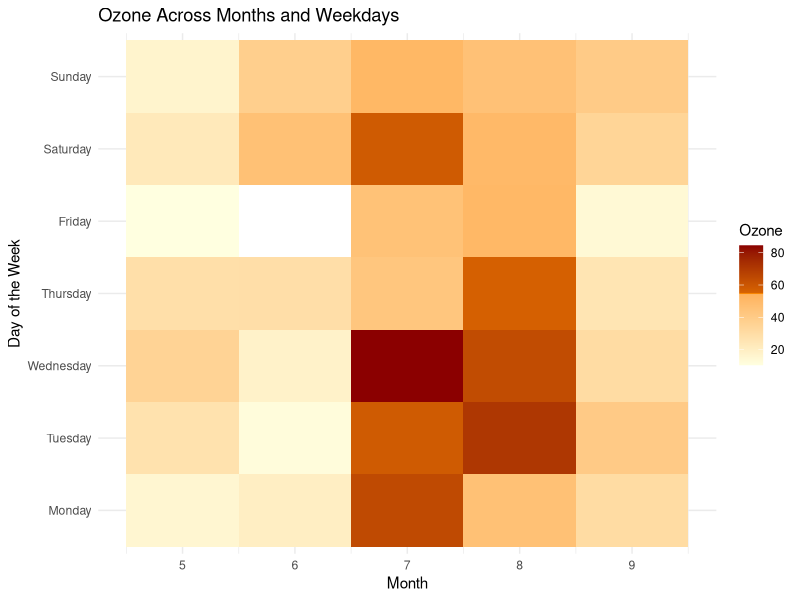

Generate this figure with R:
## ---- chunk 1
knitr::opts_chunk$set(echo = TRUE)
rm(list = ls())
## ---- chunk 2
# libraries
library(dplyr); library(lubridate); library(tidyr); library(readr); library(stringr); library(purrr); library(caret)

# data
airquality <- datasets::airquality |>
  
    mutate(
    # add date
    date = as.Date(paste0(as.character(Day),"-", as.character(Month), "-", "1973" ), , format="%d-%m-%Y"),
    
    # add day of week (dow)
    dow  = weekdays(date)    )


  
## ---- chunk 3

airquality <- airquality |> 
  
  mutate(
    
    across(c(Ozone,  Solar.R, Wind, Temp), ~ {
      
      IQR_val <- IQR(.x, na.rm = TRUE)
      Q1 <- quantile(.x, 0.25, na.rm = TRUE)
      Q3 <- quantile(.x, 0.75, na.rm = TRUE)
      
      if_else(.x < Q1 - 1.5 * IQR_val | .x > Q3 + 1.5 * IQR_val, NA_real_, .x)
    }, .names = "{.col}_clean")
    
  )




## ---- chunk 4

airquality_map <- airquality |> 
  group_by(Month, dow) |>
  summarize(
    Ozone = mean(Ozone_clean, na.rm = TRUE), .groups = "drop") |>
  mutate(dow = factor(dow, levels = c("Monday", "Tuesday", "Wednesday", "Thursday", "Friday", "Saturday", "Sunday")
                      , ordered = TRUE))




ggplot(airquality_map, aes(x = Month, y = dow, fill = Ozone)) +
  geom_tile() +
  scale_fill_gradientn(
    colors = c("lightyellow","darkorange", "darkred"),  # Define the color transition
    values = scales::rescale(c(0, 50, 51, max(airquality_map$Ozone, na.rm = TRUE))), 
    na.value = "white"
  ) +
  labs(
    x = "Month",
    y = "Day of the Week",
    fill = "Ozone",
    title = "Ozone Across Months and Weekdays"
  ) +
  theme_minimal()

## ---- chunk 5

lm_spec = c("Ozone_clean ~ Temp_clean", 
            "Ozone_clean ~ Wind_clean", 
            "Ozone_clean ~ Solar.R_clean",
            "Ozone_clean ~ Temp_clean + Wind_clean", 
            "Ozone_clean ~ Temp_clean + Solar.R_clean", 
            "Ozone_clean ~ Wind_clean + Solar.R_clean",
            "Ozone_clean ~ Temp_clean + Wind_clean + Solar.R_clean")



for (i in lm_spec) {
  
  airquality_filtered <- airquality |> 
    select(all_of(all.vars(as.formula(i)))) |>  # Select only relevant variables
    na.omit()  # Remove NA rows
  
  mod <- lm(as.formula(i), data = airquality_filtered, na.action = na.exclude)
  
  pred <- predict(mod, airquality_filtered, na.action = na.exclude)
  
  print(paste0(i, postResample(airquality_filtered$Ozone_clean, pred)[["RMSE"]]))
  
}

